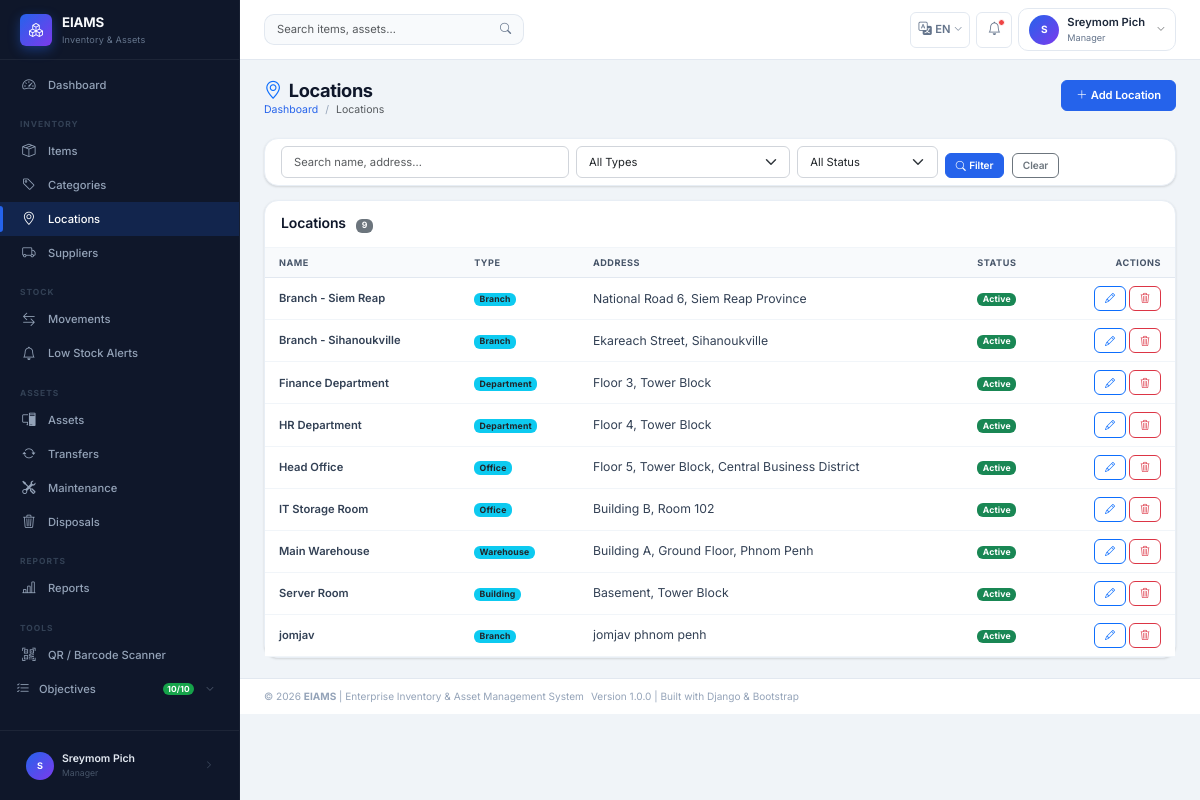
Page /inventory/locations/ (signed in) on the earlier database version.
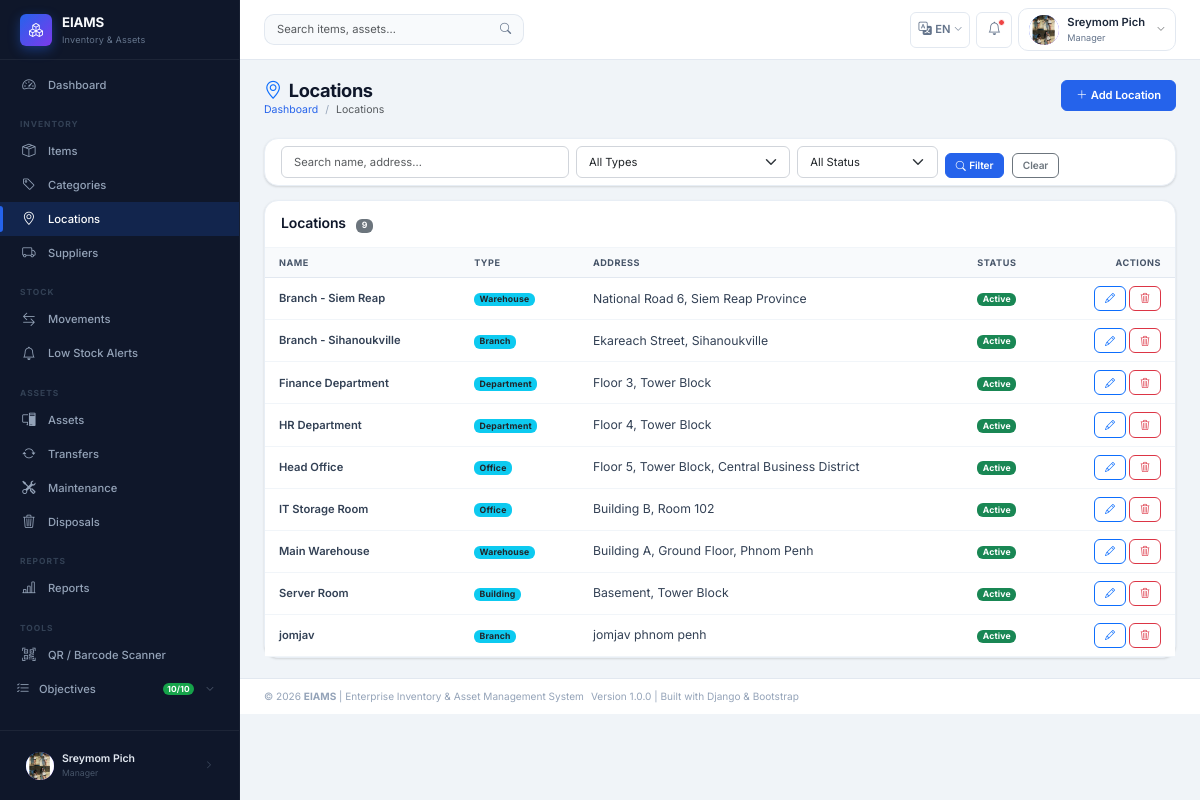
Same page on the later database version.
### apps/accounts/models.py (models this page shows, shortened)
class User(AbstractUser):
    STATUS_ACTIVE   = 'Active'
    STATUS_INACTIVE = 'Inactive'
    STATUS_CHOICES  = [
        (STATUS_ACTIVE,   'Active'),
        (STATUS_INACTIVE, 'Inactive'),
    ]
    GENDER_MALE   = 'Male'
    GENDER_FEMALE = 'Female'
    GENDER_OTHER  = 'Other'
    GENDER_CHOICES = [
        (GENDER_MALE,   'Male'),
        (GENDER_FEMALE, 'Female'),
        (GENDER_OTHER,  'Other'),
    ]
    role        = models.ForeignKey(
        Role,
        on_delete=models.PROTECT,    # Prevent role deletion if users exist
        null=True,
        blank=True,
        related_name='users',
        verbose_name='Role',
        help_text='Assigned system role for access control'
    )
    full_name   = models.CharField(
        max_length=100,
        verbose_name='Full Name',
        help_text='User\'s full display name'
    )
    gender      = models.CharField(
        max_length=10,
        choices=GENDER_CHOICES,
        blank=True,
        null=True,
        verbose_name='Gender'
    )
    phone       = models.CharField(
        max_length=20,
        blank=True,
        null=True,
        verbose_name='Phone Number'
    )
    email       = models.EmailField(
        unique=True,
        verbose_name='Email Address'
    )
    department  = models.CharField(
        max_length=100,
        blank=True,
        null=True,
        verbose_name='Department',
        help_text='Organizational department the user belongs to'
    )
    status      = models.CharField(
        max_length=20,
        choices=STATUS_CHOICES,
        default=STATUS_ACTIVE,
        verbose_name='Account Status'
    )
    profile_pic = models.ImageField(
        upload_to='profiles/',
        blank=True,
        null=True,
        verbose_name='Profile Picture'
    )
    class Meta:
        verbose_name        = 'User'
        verbose_name_plural = 'Users'
        ordering            = ['full_name']
    def get_role_name(self):
        return self.role.role_name if self.role else 'No Role'
    def is_super_admin(self):
        return self.role and self.role.role_name == Role.SUPER_ADMIN
    def is_admin_or_above(self):
        return self.role and self.role.is_admin_or_above()

class Role(models.Model):
    SUPER_ADMIN = 'Super Admin'
    ADMIN       = 'Admin'
    MANAGER     = 'Manager'
    STAFF       = 'Staff'
    ROLE_CHOICES = [
        (SUPER_ADMIN, 'Super Admin'),
        (ADMIN,       'Admin'),
        (MANAGER,     'Manager'),
        (STAFF,       'Staff'),
    ]
    role_name   = models.CharField(
        max_length=50,
        unique=True,
        choices=ROLE_CHOICES,
        verbose_name='Role Name',
        help_text='System role: Super Admin / Admin / Manager / Staff'
    )
    description = models.TextField(
        blank=True,
        null=True,
        verbose_name='Description',
        help_text='Detailed description of this role and its permissions'
    )
    created_at  = models.DateTimeField(auto_now_add=True)
    updated_at  = models.DateTimeField(auto_now=True)
    class Meta:
        verbose_name        = 'Role'
        verbose_name_plural = 'Roles'
        ordering            = ['role_name']
    def is_admin_or_above(self):
        return self.role_name in [self.SUPER_ADMIN, self.ADMIN]

### apps/inventory/models.py (models this page shows, shortened)
class Location(models.Model):
    TYPE_CHOICES = [
        ('Warehouse',  'Warehouse'),
        ('Office',     'Office'),
        ('Building',   'Building'),
        ('Department', 'Department'),
        ('Branch',     'Branch'),
    ]
    STATUS_ACTIVE   = 'Active'
    STATUS_INACTIVE = 'Inactive'
    STATUS_CHOICES  = [
        (STATUS_ACTIVE,   'Active'),
        (STATUS_INACTIVE, 'Inactive'),
    ]
    location_name = models.CharField(
        max_length=150,
        unique=True,               # Location names must be unique (per requirements)
        verbose_name='Location Name'
    )
    location_type = models.CharField(
        max_length=50,
        choices=TYPE_CHOICES,
        verbose_name='Location Type'
    )
    address       = models.TextField(
        blank=True,
        null=True,
        verbose_name='Physical Address'
    )
    description   = models.TextField(
        blank=True,
        null=True,
        verbose_name='Description'
    )
    status        = models.CharField(
        max_length=20,
        choices=STATUS_CHOICES,
        default=STATUS_ACTIVE,
        verbose_name='Status'
    )
    created_at    = models.DateTimeField(auto_now_add=True)
    updated_at    = models.DateTimeField(auto_now=True)
    class Meta:
        verbose_name        = 'Location'
        verbose_name_plural = 'Locations'
        ordering            = ['location_name']

### apps/inventory/views.py (the view)
# urls.py: path('locations/',                   views.location_list,    name='location_list'),
@login_required
def location_list(request):
    locations     = Location.objects.order_by('location_name')
    search_query  = request.GET.get('q', '').strip()
    type_filter   = request.GET.get('type', '')
    status_filter = request.GET.get('status', '')
    if search_query:
        locations = locations.filter(
            Q(location_name__icontains=search_query) |
            Q(address__icontains=search_query)
        )
    if type_filter:
        locations = locations.filter(location_type=type_filter)
    if status_filter:
        locations = locations.filter(status=status_filter)
    paginator = Paginator(locations, ITEMS_PER_PAGE)
    page_obj  = paginator.get_page(request.GET.get('page', 1))
    return render(request, 'inventory/location_list.html', {
        'page_obj': page_obj, 'search_query': search_query,
        'type_filter': type_filter, 'status_filter': status_filter,
        'page_title': 'Locations', 'total': locations.count(),
    })

### apps/notifications/context_processors.py (called while the page is built)
def notification_count(request):
    if not request.user.is_authenticated:
        return {}
    try:
        from .models import Notification
        unread_count = Notification.objects.filter(
            user=request.user, is_read=False
        ).count()
    except Exception:
        unread_count = 0
    try:
        from apps.stock.models import LowStockAlert
        open_alerts = LowStockAlert.objects.filter(status='New').count()
    except Exception:
        open_alerts = 0
    return {
        'unread_notification_count': unread_count,
        'open_alerts': open_alerts,
    }

### templates/inventory/location_list.html (shortened to what this page needs)
{% extends "base.html" %}
{% load i18n %}
{% block content %}
<div class="page-header">
  <div>
    <h1><i class="bi bi-geo-alt me-2 text-primary"></i>{% trans "Locations" %}</h1>
    <nav aria-label="breadcrumb"><ol class="breadcrumb">
      <li class="breadcrumb-item"><a href="{% url 'dashboard:home' %}">{% trans "Dashboard" %}</a></li>
      <li class="breadcrumb-item active">{% trans "Locations" %}</li>
    </ol></nav>
  </div>
  <a href="{% url 'inventory:location_create' %}" class="btn btn-primary"><i class="bi bi-plus-lg me-1"></i>{% trans "Add Location" %}</a>
</div>
<div class="card mb-3">
  <div class="card-body py-2">
    <form method="get" class="row g-2 align-items-end">
      <div class="col-md-4">
        <input type="text" name="q" class="form-control form-control-sm" placeholder="{% trans 'Search name, address…' %}" value="{{ search_query }}">
      </div>
      <div class="col-md-3">
        <select name="type" class="form-select form-select-sm">
          <option value="">{% trans "All Types" %}</option>
        </select>
      </div>
      <div class="col-md-2">
        <select name="status" class="form-select form-select-sm">
          <option value="">{% trans "All Status" %}</option>
        </select>
      </div>
      <div class="col-auto">
        <button type="submit" class="btn btn-primary btn-sm"><i class="bi bi-search me-1"></i>{% trans "Filter" %}</button>
        <a href="{% url 'inventory:location_list' %}" class="btn btn-outline-secondary btn-sm ms-1">{% trans "Clear" %}</a>
      </div>
    </form>
  </div>
</div>
<div class="card">
  <div class="card-header d-flex align-items-center justify-content-between">
    <h6 class="mb-0">{% trans "Locations" %} <span class="badge bg-secondary ms-2">{{ total }}</span></h6>
  </div>
  <div class="table-responsive">
    <table class="table table-hover mb-0">
      <thead><tr>
        <th>{% trans "Name" %}</th><th>{% trans "Type" %}</th><th>{% trans "Address" %}</th><th>{% trans "Status" %}</th><th class="text-end">{% trans "Actions" %}</th>
      </tr></thead>
      <tbody>
        {% for loc in page_obj %}
        <tr>
          <td class="fw-semibold">{{ loc.location_name }}</td>
          <td><span class="badge bg-info text-dark">{{ loc.location_type }}</span></td>
          <td style="font-size:.875rem;">{{ loc.address|truncatechars:50|default:"—" }}</td>
          <td><span class="badge {% if loc.status == 'Active' %}bg-success{% else %}bg-secondary{% endif %}">{{ loc.status }}</span></td>
          <td class="text-end">
            <a href="{% url 'inventory:location_update' loc.pk %}" class="btn btn-sm btn-outline-primary" title="{% trans 'Edit' %}"><i class="bi bi-pencil"></i></a>
            <a href="{% url 'inventory:location_delete' loc.pk %}" class="btn btn-sm btn-outline-danger" title="{% trans 'Delete' %}"><i class="bi bi-trash3"></i></a>
          </td>
        </tr>
        {% empty %}
        <tr><td colspan="5" class="text-center text-muted py-5">
          <i class="bi bi-geo-alt d-block fs-2 mb-2"></i>{% trans "No locations found." %}
        </td></tr>
        {% endfor %}
      </tbody>
    </table>
  </div>
</div>
{% endblock %}

### templates/includes/sidebar.html (shortened to what the changed rows need)
{% load static i18n %}
<aside class="sidebar" id="sidebar" role="navigation" aria-label="Main navigation">
  <div class="sidebar-footer">
    <a href="{% url 'accounts:profile' %}" class="sidebar-user-pill" title="My Profile">
      <div class="user-avatar" style="width:28px;height:28px;font-size:.65rem;" aria-hidden="true">
        {% if user.profile_pic %}<img src="{{ user.profile_pic.url }}" alt="">
        {% else %}{{ user.full_name|first|upper }}{% endif %}
      </div>
      <div style="min-width:0;flex:1;">
        <div style="color:#e2e8f0;font-size:.75rem;font-weight:600;white-space:nowrap;overflow:hidden;text-overflow:ellipsis;">
          {{ user.full_name|truncatechars:18 }}
        </div>
        <div class="sidebar-user-role">{{ user.get_role_name|default:"No Role" }}</div>
      </div>
      <i class="bi bi-chevron-right" style="color:#475569;font-size:.6rem;" aria-hidden="true"></i>
    </a>
  </div>
</aside>

### templates/includes/navbar.html (shortened to what this page needs)
{% load static i18n %}
<header class="topbar" id="topbar" role="banner">
  <div class="topbar-search d-none d-md-flex" role="search">
    <form action="{% url 'inventory:item_list' %}" method="get" aria-label="{% trans 'Search' %}">
      <div class="input-group">
        <input type="search" name="q" class="form-control"
               placeholder="{% trans 'Search items, assets…' %}"
               value="{{ request.GET.q }}" aria-label="{% trans 'Search' %}">
        <button type="submit" class="btn btn-outline-secondary" aria-label="{% trans 'Submit search' %}">
          <i class="bi bi-search" aria-hidden="true"></i>
        </button>
      </div>
    </form>
  </div>
  <div class="topbar-actions" role="complementary">
    {% include "includes/language_switcher.html" %}
    <div class="dropdown">
      <button class="topbar-icon-btn" data-bs-toggle="dropdown"
              aria-label="{% trans 'Notifications' %}" aria-haspopup="true" aria-expanded="false">
        <i class="bi bi-bell" aria-hidden="true"></i>
        {% if unread_notification_count and unread_notification_count > 0 %}
          <span class="notif-badge" aria-label="{{ unread_notification_count }} unread"></span>
        {% endif %}
      </button>
    </div>
    <div class="dropdown">
      <button class="user-dropdown-btn" data-bs-toggle="dropdown"
              aria-label="{% trans 'User menu' %}" aria-haspopup="true" aria-expanded="false">
        <div class="user-avatar" aria-hidden="true">
          {% if user.profile_pic %}
            <img src="{{ user.profile_pic.url }}" alt="{{ user.full_name }}">
          {% else %}
            {{ user.full_name|first|upper }}
          {% endif %}
        </div>
        <div class="d-none d-sm-block text-start">
          <div class="user-name">{{ user.full_name|truncatechars:16 }}</div>
          <div class="user-role">{{ user.get_role_name }}</div>
        </div>
        <i class="bi bi-chevron-down text-muted ms-1" style="font-size:.6rem;" aria-hidden="true"></i>
      </button>
    </div>
  </div>
</header>

Differences in the rows shown:
changed User "Sreymom Pich": profile_pic: picture added; full_name|first "S" → (not shown)
changed Location "National Road 6, Siem Reap Province": location_type "Branch" → "Warehouse"
